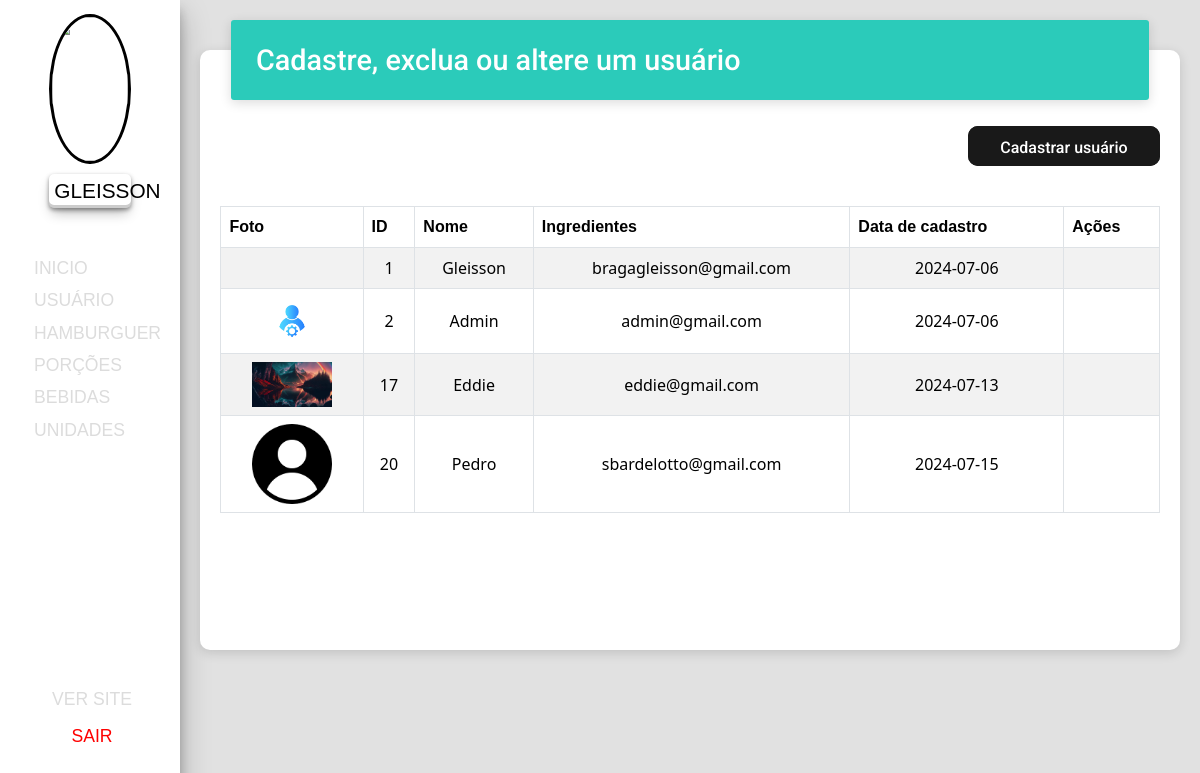
Screenshot of /admin/usuario.php (signed in) with the database file from the repository.
### tables this page shows
CREATE TABLE `usuarios` (
  `id` int(254) NOT NULL,
  `nome_user` varchar(50) NOT NULL,
  `email` varchar(100) NOT NULL,
  `senha` varchar(100) NOT NULL,
  `img_user` varchar(100) DEFAULT NULL,
  `data_usuario` date NOT NULL
);

### admin/model/function.php (called while the page is built, shortened)
<?php
function dadosDasTabelas($table, $ordem) {
    $server = "localhost";
    $user = "root";
    $pass = "";
    $dbName = "hamburgueria_bd";
    $connect = mysqli_connect($server, $user, $pass, $dbName);
    $table = mysqli_real_escape_string($connect, $table);
    $ordem = mysqli_real_escape_string($connect, $ordem);
    $query = "SELECT * FROM `$table` ORDER BY `$ordem`";
    $action = mysqli_query($connect, $query);
    $users = mysqli_fetch_all($action, MYSQLI_ASSOC);
    return $users;
}

### admin/usuario.php (the view, shortened to what this page needs)
<?php include("model/function.php"); ?>
<!DOCTYPE html>
<html lang="en">
<head>
    <link rel="stylesheet" href="css/global.css">
    <link rel="stylesheet" href="css/menu.css">
    <link rel="stylesheet" href="css/usuario.css">
    <link href="https://cdn.jsdelivr.net/npm/bootstrap@5.3.3/dist/css/bootstrap.min.css" rel="stylesheet">
</head>
<body id="container">
    <?php if (isset($_SESSION['active'])) { ?>
        <?php $users = dadosDasTabelas("usuarios", "data_usuario"); ?>
        <section class="menu">
            <?php include "layout/menu.php" ?>
        </section>
        <section class="content">
            <div class="div1">
                <div class="div2">
                    <h2 class="content-title"><ion-icon name="document-text"></ion-icon>Cadastre, exclua ou altere um usuário</h2>
                </div>
                <div class="div3">
                    <div class="content-link-cadastro"><a href="criar_usuario.php" class="bn5">Cadastrar usuário</a></div>
                    <div class="caixa-tabela">
                        <table class="tabela  table table-bordered table-striped table-hover">
                            <thead class="tabela-cabecalho">
                                <tr>
                                    <th>Foto</th>
                                    <th>ID</th>
                                    <th>Nome</th>
                                    <th>Ingredientes</th>
                                    <th>Data de cadastro</th>
                                    <th>Ações</th>
                                </tr>
                            </thead>
                            <tbody class="tabela-body">
                                <?php foreach ($users as $user) : ?>
                                    <tr class="tabela-body-coluna">
                                        <?php if (!empty($user['img_user'])) { ?>
                                            <td class="text-center"><img width="80px" src="model/uploads/<?php echo $user['img_user']; ?>" alt=""></td>
                                        <?php } else { ?>
                                            <td class="text-center"><img width="80px" src="css/img/avtar.png" alt=""></td>
                                        <?php } ?>
                                        <td class="align-middle text-center"><?php echo $user['id'] ?></td>
                                        <td class="align-middle text-center"><?php echo $user['nome_user'] ?></td>
                                        <td class="align-middle text-center"><?php echo $user['email'] ?></td>
                                        <td class="align-middle text-center"><?php echo $user['data_usuario'] ?></td>
                                        <td class="tabela-body-editar align-middle text-center">
                                        </td>
                                    </tr>
                                <?php endforeach; ?>
                            </tbody>
                        </table>
                    </div>
                </div>
            </div>
        </section>
    <?php } else {
        header("location: index.php");
    } ?>
</body>
</html>

### admin/css/global.css (style rules this page uses)
:root { --color-menu: #405e80; --font-roboto: 'Roboto'; }
* { margin: 0; padding: 0; box-sizing: border-box; }
html { scroll-behavior:smooth; }

### admin/css/menu.css (style rules this page uses)
.menu { width: 15%; background-color: #ffffff; display: flex; flex-direction: column; align-items: center; gap: 30px; color: #000; box-shadow: rgba(0, 0, 0, 0.25) 0px 14px 28px, rgba(0, 0, 0, 0.22) 0px 10px 10px; position: sticky; }

### admin/css/usuario.css (style rules this page uses)
#container { display: flex; height: 100vh; }
.content { width: 85%; height: auto; background-color: #e1e1e1; }
.div1 { width: 100%; height: 600px; display: flex; justify-content: center; position: relative; }
.div2 { z-index: 100; width: 90%; height: 80px; position: relative; display: inline-block; background: linear-gradient(60deg, #2bcbba, #2bcbba); margin: 20px 15px 0 15px; border-radius: 3px; box-shadow: 0 3px 12px 0 rgba(0, 0, 0, 0.14); }
.div3 { border-radius: 10px; position: absolute; z-index: 1; width: 96%; height: auto; min-height: 600px; background-color: #fff; top: 20px; margin-top: 30px; padding-top: 30px; box-shadow: 0 3px 12px 0 rgba(0, 0, 0, 0.14); }
.content-title { width: 80%; height: 80px; font-family: var(--font-roboto); font-size: 1.8rem; color: #ffffff; display: flex; align-items: center; justify-content: flex-start; padding-left: 20px; gap: 5px; }
.bn5 { padding: 0.6em 2em; border: none; outline: none; color: rgb(255, 255, 255); background: #111; cursor: pointer; position: relative; z-index: 0; border-radius: 10px; text-decoration: none; font-family: "Roboto", sans-serif; font-weight: 500; }
.bn5:before { content: ""; background: linear-gradient( 45deg, #ff0000, #ff7300, #fffb00, #48ff00, #00ffd5, #002bff, #7a00ff, #ff00c8, #ff0000 ); position: absolute; top: -2px; left: -2px; background-size: 400%; z-index: -1; filter: blur(5px); width: calc(100% + 4px); height: calc(100% + 4px); animation: glowingbn5 20s linear infinite; opacity: 0; transition: opacity 0.3s ease-in-out; border-radius: 10px; }
.bn5:after { z-index: -1; content: ""; position: absolute; width: 100%; height: 100%; background: #191919; left: 0; top: 0; border-radius: 10px; }
.content-link-cadastro { width: 100%; margin-right: 20px; height: 40px; display: flex; justify-content: flex-end; margin-top: 76px;; padding-right: 20px; }
.caixa-tabela { width: 100%; height: auto; display: flex; align-items: center; justify-content: center; margin-top: 20px; padding: 20px; }
th { font-family: 'Gotham Bold', sans-serif; }

### rows the page displays
usuarios: id "1", nome_user "Gleisson", email "bragagleisson@gmail.com", data_usuario "2024-07-06"
usuarios: img_user (picture), id "2", nome_user "Admin", email "admin@gmail.com", data_usuario "2024-07-06"
usuarios: img_user (picture), id "17", nome_user "Eddie", email "eddie@gmail.com", data_usuario "2024-07-13"
usuarios: id "20", nome_user "Pedro", email "sbardelotto@gmail.com", data_usuario "2024-07-15"

### other values shown
$_SESSION['nome'] "GLEISSON"
